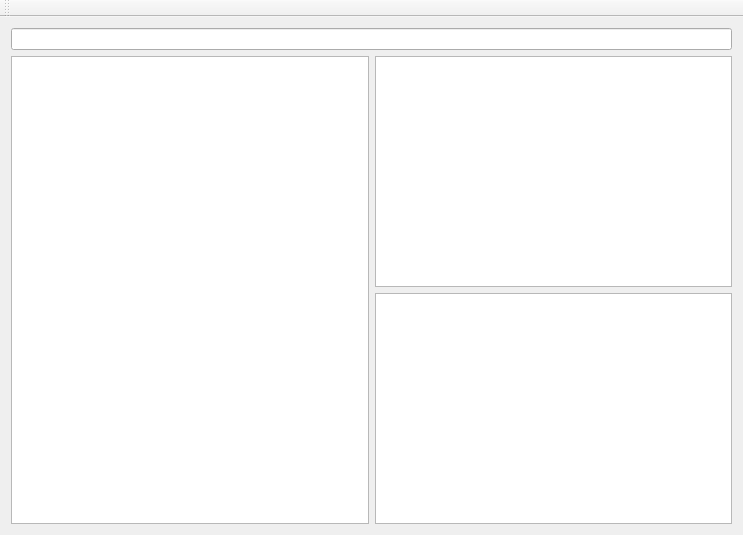
<?xml version="1.0" encoding="UTF-8"?>
<ui version="4.0">
 <class>MainWindow</class>
 <widget class="QMainWindow" name="MainWindow">
  <property name="geometry">
   <rect>
    <x>0</x>
    <y>0</y>
    <width>743</width>
    <height>535</height>
   </rect>
  </property>
  <property name="windowTitle">
   <string>MainWindow</string>
  </property>
  <widget class="QWidget" name="centralWidget">
   <layout class="QGridLayout" name="gridLayout">
    <item row="0" column="0" rowspan="2" colspan="2">
     <widget class="QLineEdit" name="lineEdit"/>
    </item>
    <item row="2" column="0" rowspan="2">
     <widget class="QTreeView" name="treeView"/>
    </item>
    <item row="3" column="1">
     <widget class="QTableView" name="addrView"/>
    </item>
    <item row="2" column="1">
     <widget class="QTableView" name="attrView"/>
    </item>
   </layout>
  </widget>
  <widget class="QMenuBar" name="menuBar">
   <property name="geometry">
    <rect>
     <x>0</x>
     <y>0</y>
     <width>743</width>
     <height>27</height>
    </rect>
   </property>
  </widget>
  <widget class="QToolBar" name="mainToolBar">
   <attribute name="toolBarArea">
    <enum>TopToolBarArea</enum>
   </attribute>
   <attribute name="toolBarBreak">
    <bool>false</bool>
   </attribute>
  </widget>
 </widget>
 <layoutdefault spacing="6" margin="11"/>
 <resources/>
 <connections/>
</ui>
